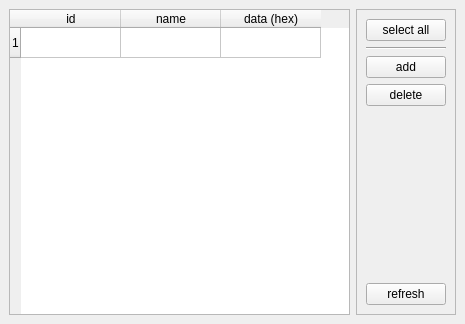
<?xml version="1.0" encoding="UTF-8"?>
<ui version="4.0">
 <class>MainWindow</class>
 <widget class="QMainWindow" name="MainWindow">
  <property name="geometry">
   <rect>
    <x>0</x>
    <y>0</y>
    <width>465</width>
    <height>324</height>
   </rect>
  </property>
  <property name="windowTitle">
   <string>Kernel Keyring (user keyring @u)</string>
  </property>
  <widget class="QWidget" name="centralwidget">
   <layout class="QHBoxLayout" name="horizontalLayout">
    <item>
     <widget class="QTableWidget" name="table1">
      <property name="editTriggers">
       <set>QAbstractItemView::NoEditTriggers</set>
      </property>
      <property name="alternatingRowColors">
       <bool>true</bool>
      </property>
      <property name="selectionBehavior">
       <enum>QAbstractItemView::SelectRows</enum>
      </property>
      <property name="horizontalScrollMode">
       <enum>QAbstractItemView::ScrollPerPixel</enum>
      </property>
      <property name="sortingEnabled">
       <bool>true</bool>
      </property>
      <row>
       <property name="text">
        <string>1</string>
       </property>
      </row>
      <column>
       <property name="text">
        <string>id</string>
       </property>
      </column>
      <column>
       <property name="text">
        <string>name</string>
       </property>
      </column>
      <column>
       <property name="text">
        <string>data (hex)</string>
       </property>
      </column>
     </widget>
    </item>
    <item>
     <widget class="QFrame" name="frame">
      <property name="frameShape">
       <enum>QFrame::StyledPanel</enum>
      </property>
      <property name="frameShadow">
       <enum>QFrame::Raised</enum>
      </property>
      <layout class="QVBoxLayout" name="verticalLayout">
       <item>
        <widget class="QPushButton" name="btn_selectall">
         <property name="text">
          <string>select all</string>
         </property>
        </widget>
       </item>
       <item>
        <widget class="Line" name="line">
         <property name="orientation">
          <enum>Qt::Horizontal</enum>
         </property>
        </widget>
       </item>
       <item>
        <widget class="QPushButton" name="btn_add">
         <property name="text">
          <string>add</string>
         </property>
        </widget>
       </item>
       <item>
        <widget class="QPushButton" name="btn_delete">
         <property name="text">
          <string>delete</string>
         </property>
        </widget>
       </item>
       <item>
        <spacer name="verticalSpacer">
         <property name="orientation">
          <enum>Qt::Vertical</enum>
         </property>
         <property name="sizeHint" stdset="0">
          <size>
           <width>20</width>
           <height>40</height>
          </size>
         </property>
        </spacer>
       </item>
       <item>
        <widget class="QPushButton" name="btn_refresh">
         <property name="text">
          <string>refresh</string>
         </property>
        </widget>
       </item>
      </layout>
     </widget>
    </item>
   </layout>
  </widget>
 </widget>
 <resources/>
 <connections/>
</ui>
